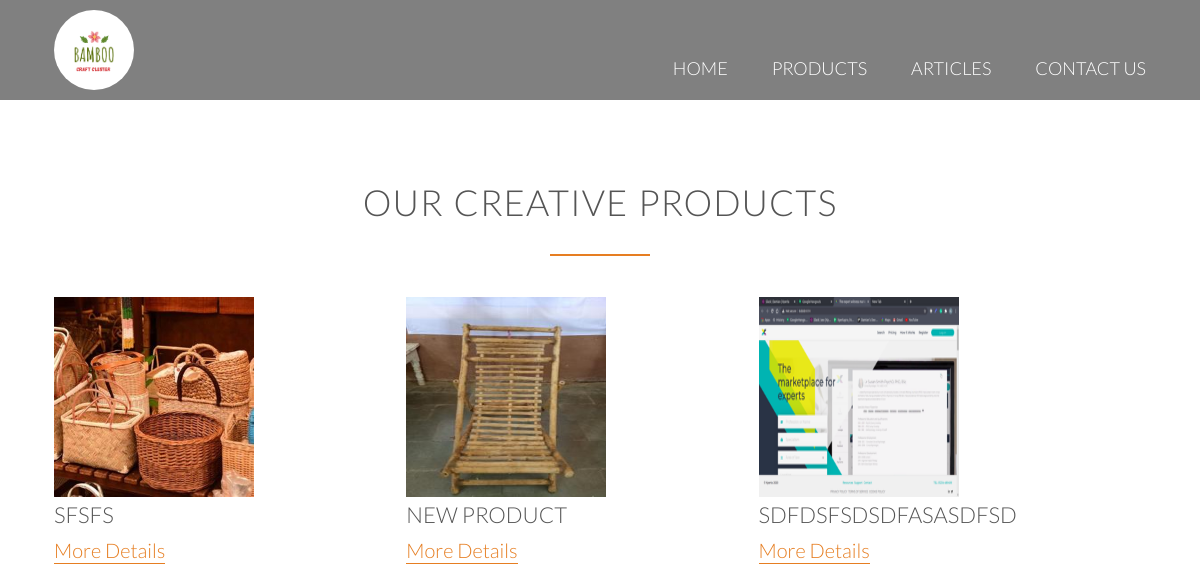
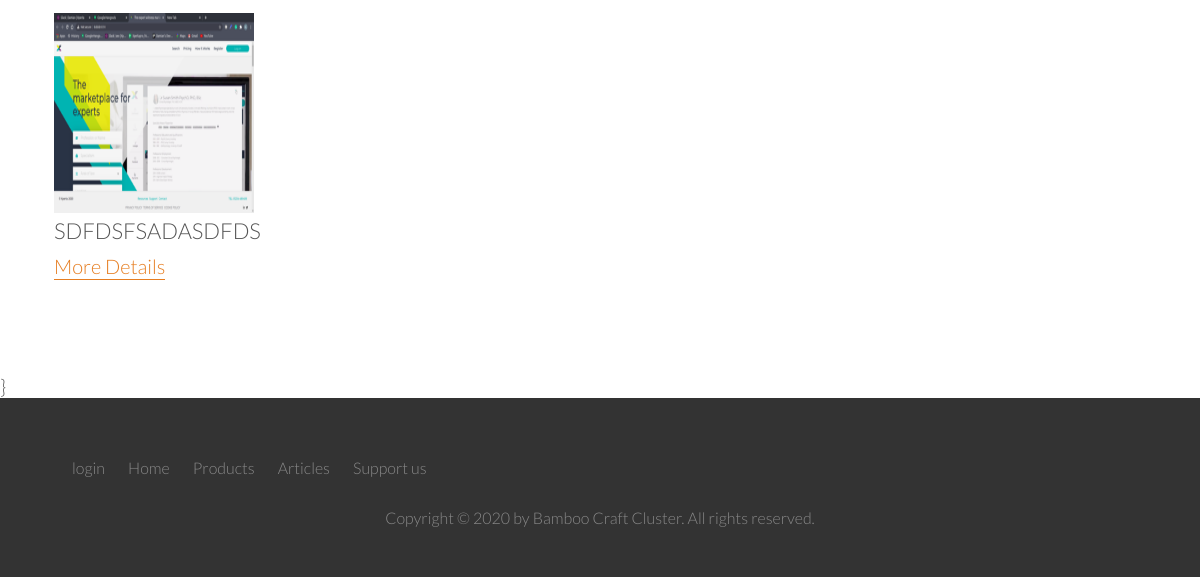
/cluster/products/, run on an earlier commit of the app's database (2 pictures, top to bottom).
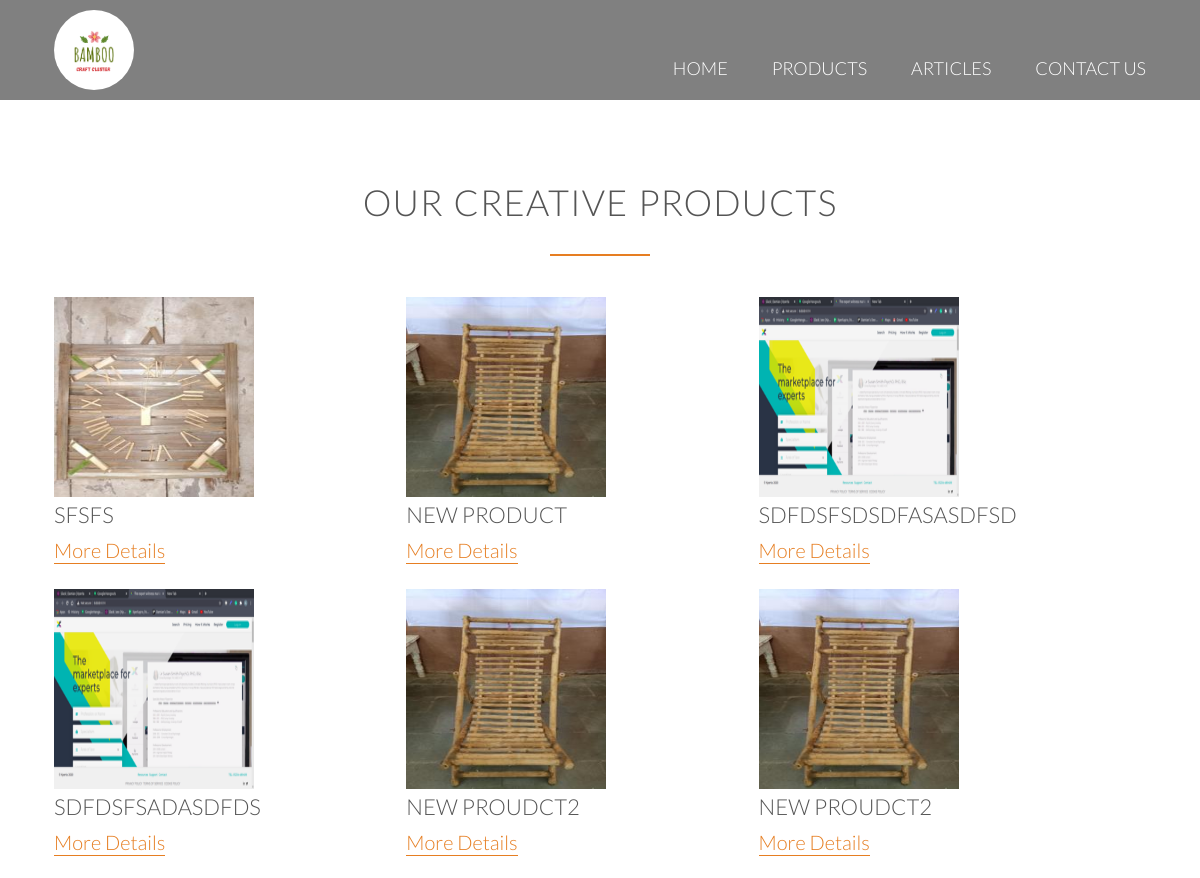
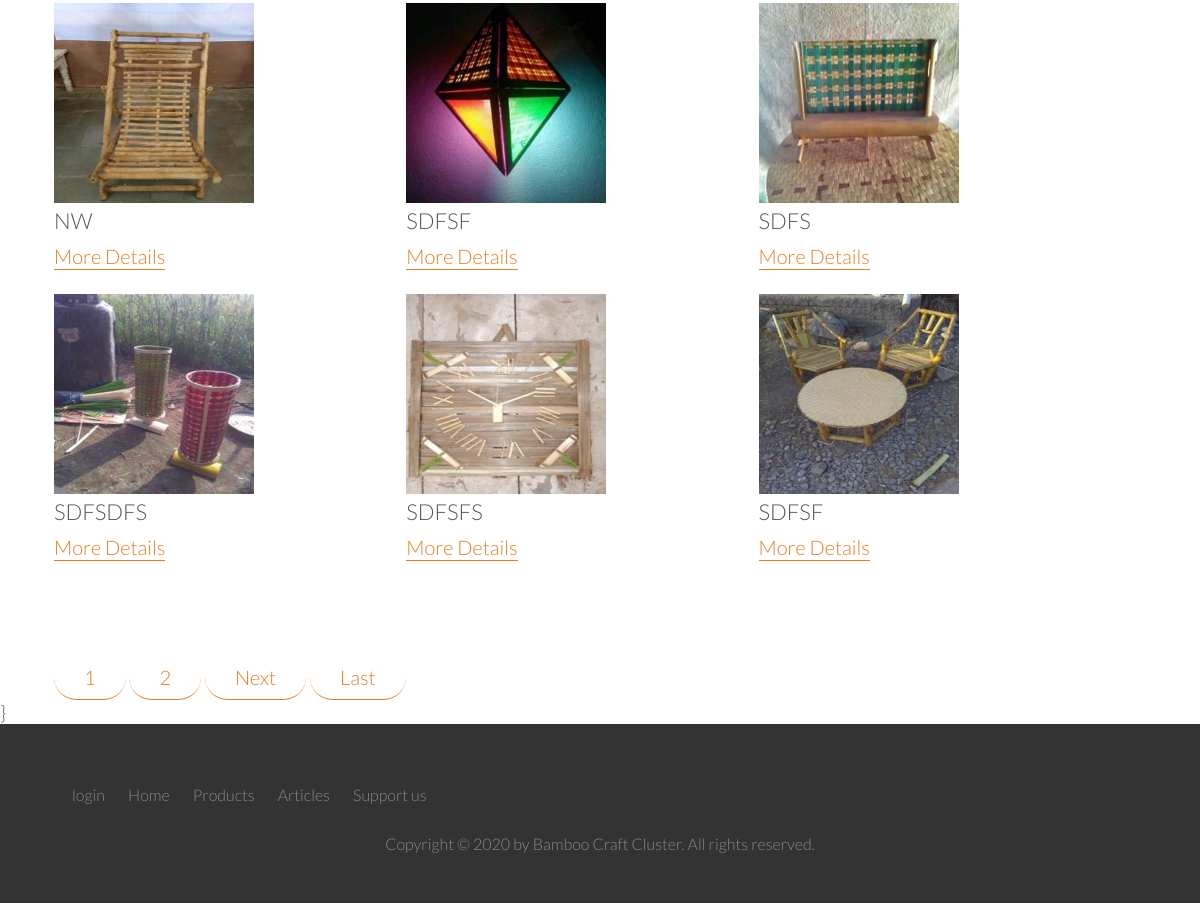
And on a later commit of the database (2 pictures, top to bottom).
### cluster/models.py (models this page shows, shortened)
class Product(models.Model):
    p_title       = models.CharField(max_length=50, null=False)
    p_description = models.TextField(null=False)
    p_product_img = models.ImageField(upload_to="product_images", null=False)

### cluster/views.py (the view)
# urls.py: path('products/', views.Products.as_view(
class Products(ListView):
	template_name = 'cluster/products.html'
	model = Product
	context_object_name = 'products'
	paginate_by = 12

### cluster/templates/cluster/products.html (shortened to what this page needs)
{% extends 'cluster/base.html' %}
{% load static %}
{% block body_block %}
<div class="nav-bg">{% include 'cluster/header2.html' %}</div>
 <section class="section-cities" id="cities">
            <div class="row">
                <h2>Our creative products</h2>
            </div>
            <div class="row">
                {% for product in products %}
                <div>
                <div class="col span-1-of-3">
                    <img src="{{ product.p_product_img.url }}" alt="{{product.p_title}}" height="200" width="200">
                    <div  class="product_title_index">
                        <h3>{{product.p_title}}</h3>
                    </div>
                    <div class="city-feature">
                        <a href="{% url 'product' product.id %}">More Details</a>
                    </div>
                </div>
                </div>
                {% endfor %}
            </div>
        </section>
<div class="row">
    <div class="paginator">
        {% if is_paginated %}
        {% for num in page_obj.paginator.page_range %}
            {% if page_obj.number == num %}
            <a class="btn btn-info mb-4" href="?page={{ num }}">{{ num }}</a>
            {% elif num > page_obj.number|add:'-3' and num < page_obj.number|add:'3' %}
                <a class="btn btn-outline-info mb-4" href="?page={{ num }}">{{ num }}</a>
            {% endif %}
        {% endfor %}
	        {% if page_obj.has_next %}
		        <a class="btn btn-outline-info mb-4" href="?page={{ page_obj.next_page_number }}">Next</a>
		        <a class="btn btn-outline-info mb-4" href="?page={{ page_obj.paginator.num_pages }}">Last</a>
	        {% endif %}
        {% endif %}
    </div>
</div>
}
{% endblock %}

What changed in the data, as far as the page shows it:
changed Product "SFSFS": p_product_img: a different picture
added Product: p_product_img (picture), p_title "NEW PROUDCT2"
added Product: p_product_img (picture), p_title "NEW PROUDCT2"
added Product: p_product_img (picture), p_title "NW"
added Product: p_product_img (picture), p_title "SDFSF"
added Product: p_product_img (picture), p_title "SDFS"
added Product: p_product_img (picture), p_title "SDFSDFS"
added Product: p_product_img (picture), p_title "SDFSFS"
added Product: p_product_img (picture), p_title "SDFSF"
Also different on the page:
new list line: "1"
new list line: "2"
text now shown: "Next Last"
